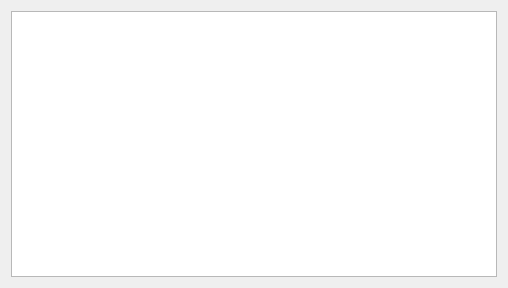
<?xml version="1.0" encoding="UTF-8"?>
<ui version="4.0">
 <class>Widget</class>
 <widget class="QWidget" name="Widget">
  <property name="geometry">
   <rect>
    <x>0</x>
    <y>0</y>
    <width>508</width>
    <height>288</height>
   </rect>
  </property>
  <property name="windowTitle">
   <string>Widget</string>
  </property>
  <layout class="QVBoxLayout" name="verticalLayout">
   <item>
    <widget class="QTextEdit" name="textEdit"/>
   </item>
  </layout>
 </widget>
 <resources/>
 <connections/>
</ui>
